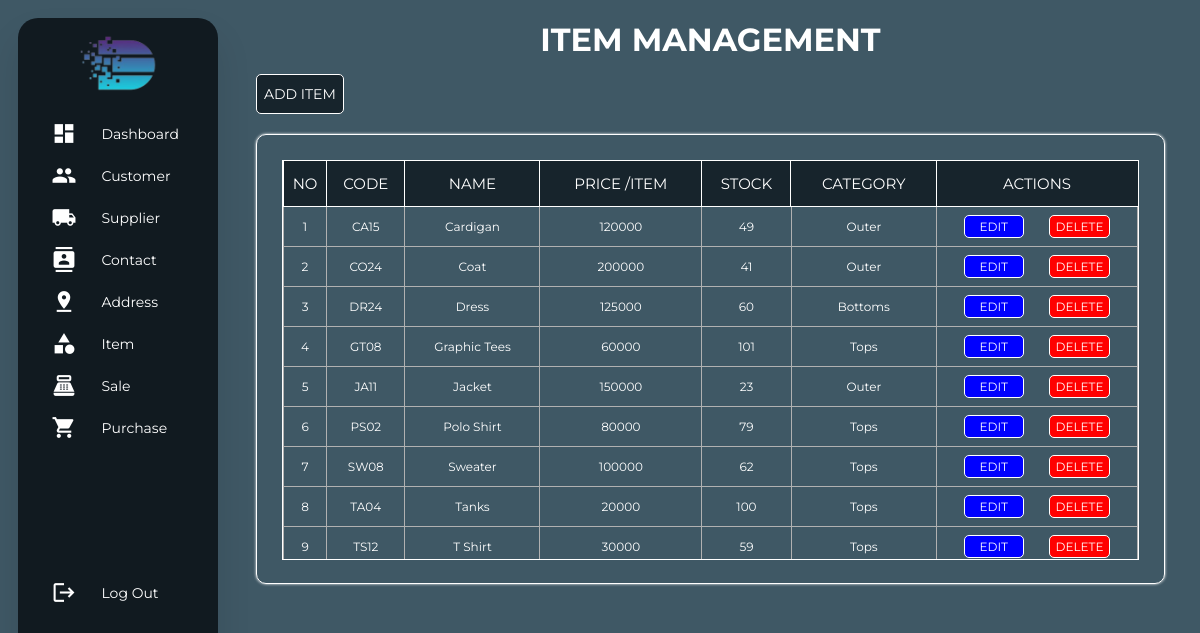
The app's page /view/viewItem.php (signed in) with its own data.
### tables this page shows
CREATE TABLE item(
    code VARCHAR(100) NOT NULL PRIMARY KEY ,
    name VARCHAR(100) NOT NULL ,
    price BIGINT NOT NULL ,
    stock INT NOT NULL ,
    category VARCHAR(100) NOT NULL
)ENGINE InnoDB;

### repository/getAllData.php (called while the page is built, shortened)
<?php
require_once "../model/itemModel.php";
function getAllItem(): array
{
    $connection = getConnection();
    $sql = "SELECT * FROM item";
    $result = $connection ->query($sql);
    $array = [];
    while ($row = $result->fetch())
        $array[] = new Item(
            code: $row["code"],
            name: $row["name"],
            price: $row["price"],
            stock: $row["stock"],
            category: $row["category"]
        );
    return $array;
}

### model/itemModel.php (called while the page is built, shortened)
<?php
class Item
{
    private string $code;
    private string $name;
    private int $price;
    private int $stock;
    private string $category;
    public function __construct(string $code, string $name, int $price, int $stock, string $category)
    {
        $this->code = $code;
        $this->name = $name;
        $this->price = $price;
        $this->stock = $stock;
        $this->category = $category;
    }
    public function getCode(): string
    {
        return $this->code;
    }
    public function getName(): string
    {
        return $this->name;
    }
    public function getPrice(): int
    {
        return $this->price;
    }
    public function getStock(): int
    {
        return $this->stock;
    }
    public function getCategory(): string
    {
        return $this->category;
    }
}

### view/viewItem.php (the view, shortened to what this page needs)
<?php
require_once "../repository/getAllData.php";
$data = getAllItem();
?>
<!DOCTYPE html>
    <html lang="en">
    <head>
        <link rel="stylesheet" href="../assets/style/styleItem.css">
    </head>
    <body>
        <div class="container">
            <div class="navigation">
                <nav class="sidebar">
                    <ul>
                        <li class="logo_app">
                            <img class="text_logo" src="../assets/image/logo.png" alt="text_logo">
                        </li>
                        <li>
                            <a href="viewDashboard.php">
                                <span class="material-icons">dashboard</span>
                                <span class="nav-name">Dashboard</span>
                            </a>
                        </li>
                        <li>
                            <a href="viewCustomer.php">
                                <span class="material-icons">people</span>
                                <span class="nav-name">Customer</span>
                            </a>
                        </li>
                        <li>
                            <a href="viewSupplier.php">
                                <span class="material-icons">local_shipping</span>
                                <span class="nav-name">Supplier</span>
                            </a>
                        </li>
                        <li>
                            <a href="viewContact.php">
                                <span class="material-icons">contacts</span>
                                <span class="nav-name">Contact</span>
                            </a>
                        </li>
                        <li>
                            <a href="viewAddress.php">
                                <span class="material-icons">pin_drop</span>
                                <span class="nav-name">Address</span>
                            </a>
                        </li>
                        <li>
                            <a href="viewItem.php">
                                <span class="material-icons">category</span>
                                <span class="nav-name">Item</span>
                            </a>
                        </li>
                        <li>
                            <a href="viewSale.php">
                                <span class="material-icons">point_of_sale</span>
                                <span class="nav-name">Sale</span>
                            </a>
                        </li>
                        <li>
                            <a href="viewPurchase.php">
                                <span class="material-icons">shopping_cart</span>
                                <span class="nav-name">Purchase</span>
                            </a>
                        </li>
                        <li>
                            <a href="../repository/logOut.php" class="btn-logout">
                                <span class="material-icons">logout</span>
                                <span class="nav-name">Log Out</span>
                            </a>
                        </li>
                    </ul>
                </nav>
            </div>
            <div class="content-container">
                <div class="header">
                    <h1>ITEM MANAGEMENT</h1>
                </div>
                <div class="controller">
                    <a href="#" class="button-add">ADD ITEM</a>
                </div>
                <div class="outer-wrapper">
                    <div class="table-wrapper">
                        <table>
                            <tr>
                                <th>NO</th>
                                <th>CODE</th>
                                <th>NAME</th>
                                <th>PRICE /ITEM</th>
                                <th>STOCK</th>
                                <th>CATEGORY</th>
                                <th class="change">ACTIONS</th>
                            </tr>
                            <?php
                            $counter = 1;
                            foreach ($data as $item) { ?>
                                <tr>
                                    <td><?= $counter ?></td>
                                    <td><?= $item->getCode() ?></td>
                                    <td><?= $item->getName()?></td>
                                    <td><?= $item->getPrice()?></td>
                                    <td><?= $item->getStock()?></td>
                                    <td><?= $item->getCategory()?></td>
                                    <td>
                                        <div class="button-control">
                                            <a href="#" class="button-edit" data-code="<?=$item->getCode()?>" data-name="<?= $item->getName()?>" data-price="<?= $item->getPrice()?>" data-stock="<?= $item->getStock()?>" data-category="<?= $item->getCategory()?>">EDIT</a>
                                            <a href="../repository/item/deleteItem.php?code=<?= $item->getCode() ?>" class="button-delete">DELETE</a>
                                        </div>
                                    </td>
                                </tr>
                                <?php $counter++;
                            } ?>
                        </table>
                    </div>
                </div>
            </div>
        </div>
    </body>
</html>

### assets/style/styleItem.css (style rules this page uses)
* { margin: 0; padding: 0; outline: none; border: none; text-decoration: none; box-sizing: border-box; font-family: 'Montserrat', Arial, sans-serif; }
html, body { height: 100%; background-color: #3F5865; margin: 0; }
.container { display: flex; height: 100%; }
.sidebar { height: 94.5%; width: 200px; overflow: hidden; box-shadow: 0 20px 35px rgba(0, 0, 0, 0.1); margin: 18px; border-radius: 20px; background-color: #111A20; }
.logo_app { display: flex; justify-content: center; }
.text_logo { padding-top: 15px; padding-bottom: 15px; width: 40%; height: 40%; }
a { color: white; font-size: 14px; display: flex; padding: 5px; margin: 7px 12px; align-items: center; }
.material-icons { font-size: 25px !important; margin-left: 10%; color: white; }
li .nav-name { margin-left: 15%; text-align: left; }
.content-container { flex: 1; margin: 10px 15px 10px 0; }
.header { color: white; text-align: center; margin-top: 10px; margin-bottom: 15px; }
.controller { display: flex; justify-content: space-between; align-items: center; margin-bottom: 20px; margin-right: 20px; margin-left: 20px; }
.button-add { padding: 10px 7px; margin: 0; color: white; border: 1px solid white; border-radius: 5px; text-decoration: none; background-color: #17242C; }
.outer-wrapper { margin: 10px 20px; border: 1px solid white; border-radius: 10px; box-shadow: 0 0 3px white; max-width: 100%; height: 450px; }
.table-wrapper { max-height: 400px; margin: 25px; overflow-y: auto; border: 1px solid white; }
table { width: 100%; border-collapse: collapse; }
table th { position: sticky; top: 0; background-color: #17242C; color: white; text-align: center; font-weight: normal; font-size: 15px; outline: 1px solid white; height: 45px; }
table td { text-align: center; font-size: 12px; border: 1px solid rgb(177, 177, 177); color: white; }
table th.change { width: 200px; }
.button-control { display: flex; justify-content: space-evenly; padding: 5px; width: 200px; }
.button-edit { padding: 3px 15px; margin: 3px; color: white; border: 1px solid white; border-radius: 5px; text-decoration: none; background-color: blue; font-size: 12px; }
.button-delete { padding: 3px 6px; margin: 3px; color: white; border: 1px solid white; border-radius: 5px; text-decoration: none; background-color: red; font-size: 12px; }
.btn-logout { margin-top: 130px; }

### records on screen
item: code "CA15", name "Cardigan", price "120000", stock "49", category "Outer"
item: code "CO24", name "Coat", price "200000", stock "41", category "Outer"
item: code "DR24", name "Dress", price "125000", stock "60", category "Bottoms"
item: code "GT08", name "Graphic Tees", price "60000", stock "101", category "Tops"
item: code "JA11", name "Jacket", price "150000", stock "23", category "Outer"
item: code "PS02", name "Polo Shirt", price "80000", stock "79", category "Tops"
item: code "SW08", name "Sweater", price "100000", stock "62", category "Tops"
item: code "TA04", name "Tanks", price "20000", stock "100", category "Tops"
item: code "TS12", name "T Shirt", price "30000", stock "59", category "Tops"
